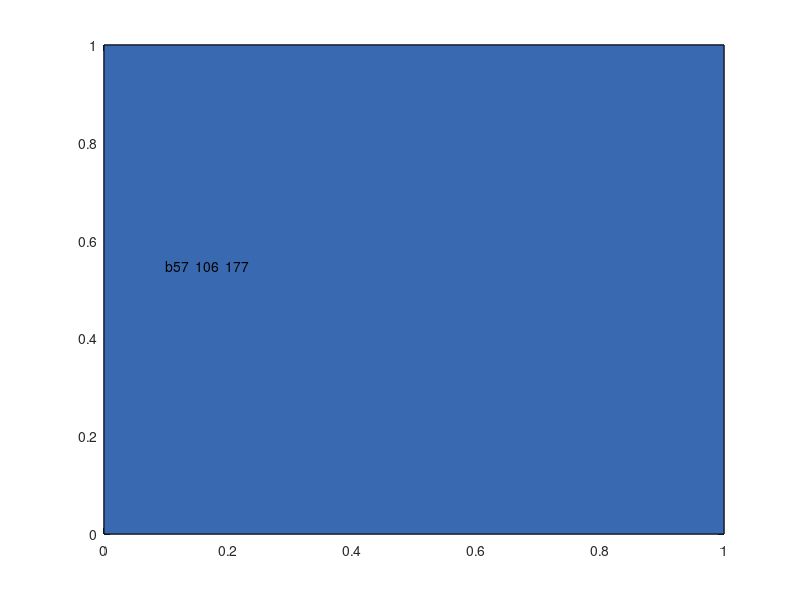

MATLAB code to generate this figure: (Note: this script raises an error after producing the figure.)
%% Matlab Graph Safe Colors for Web, Presentation and Publications Examples
% *back to* <https://fanwangecon.github.io *Fan*>*'s* <https://fanwangecon.github.io/Math4Econ/ 
% *Intro Math for Econ*>*,*  <https://fanwangecon.github.io/M4Econ/ *Matlab Examples*>*, 
% or* <https://fanwangecon.github.io/MEconTools/ *MEconTools*> *Repositories*
%% Good Colors to Use Darker
% Nice darker light colors to use in matlab.

close all

blue = [57 106 177]./255;
red = [204 37 41]./255;
black = [83 81 84]./255;
green = [62 150 81]./255;
brown = [146 36 40]./255;
purple = [107 76 154]./255;
cl_colors = {blue, red, black, ...
             green, brown, purple};
cl_str_clr_names = ["blue", "red", "black", "green", "brown", "purple"];

for it_color=1:length(cl_colors)
    
    figure();
    x = [0 1 1 0];
    y = [0 0 1 1];
    fill(x, y, cl_colors{it_color});
    st_text = [cl_str_clr_names(it_color) num2str(round(cl_colors{it_color}*255))];
    hText = text(.10,.55, st_text);
    hText.Color = 'white';
    hText.FontSize = 30; 
    snapnow;
    
end
%% Good Colors to Use Lighter
% Nice ligher colors to use in matlab.

close all

blue = [114 147 203]./255;
red = [211 94 96]./255;
black = [128 133 133]./255;
green = [132 186 91]./255;
brown = [171 104 87]./255;
purple = [144 103 167]./255;
cl_colors = {blue, red, black, ...
             green, brown, purple};
cl_str_clr_names = ["blue", "red", "black", "green", "brown", "purple"];

for it_color=1:length(cl_colors)
    
    figure();
    x = [0 1 1 0];
    y = [0 0 1 1];
    fill(x, y, cl_colors{it_color});
    
    st_text = [cl_str_clr_names(it_color) num2str(round(cl_colors{it_color}*255))];
    hText = text(.10,.55, st_text);
    hText.Color = 'white';
    hText.FontSize = 30; 
    snapnow;
    
end
%% Matlab has a graphical tool for picking color
% Enter uisetcolor pick color from new window and color values will appear uisetcolor

% Color Pickers
% uisetcolor
%% 
% Picked Color use

figure();
hold on;

x = rand([10,1]);
y = rand([10,1]);

% Then can use for plot
plot(x,y,'Color',[.61 .51 .74]);

% Can use for Scatter
scatter(x, y, 10, ...
    'MarkerEdgeColor', [.61 .51 .74], 'MarkerFaceAlpha', 0.1, ...
    'MarkerFaceColor', [.61 .51 .74], 'MarkerEdgeAlpha', 0.1);